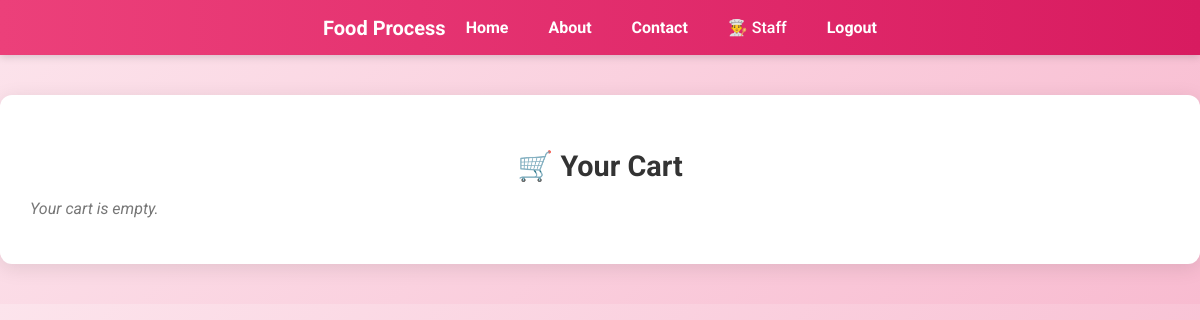
The app's page /cart/ (signed in), older data.
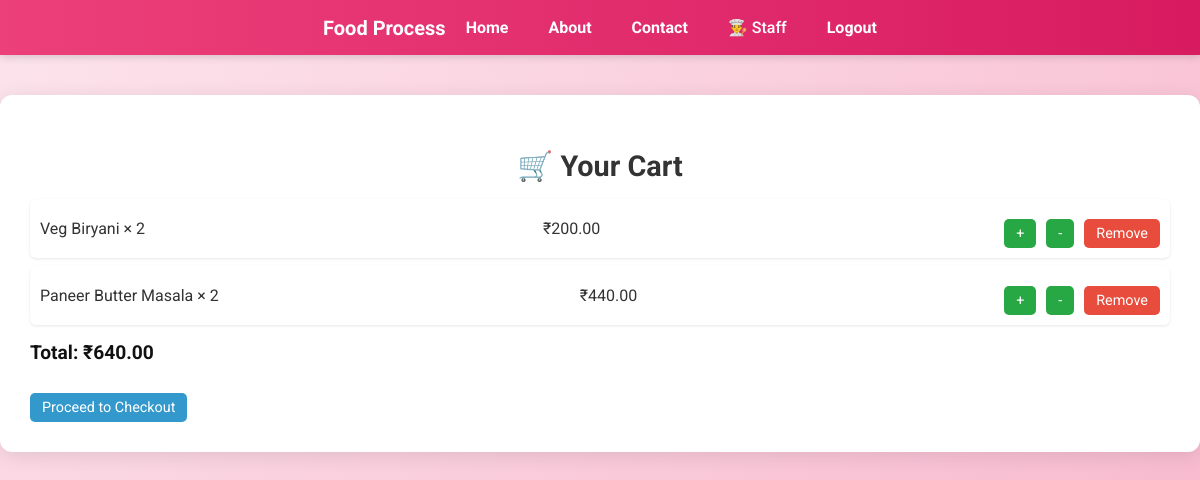
The same page, newer data.
### Food_Process/models.py (models this page shows, shortened)
class OrderItem(models.Model):
    order = models.ForeignKey(Order, related_name="items", on_delete=models.CASCADE)
    food_item = models.ForeignKey(FoodItem, on_delete=models.CASCADE)
    quantity = models.PositiveIntegerField(default=1)
    price = models.DecimalField(max_digits=10, decimal_places=2)
    def __str__(self):
        return f"{self.food_item.name} × {self.quantity}"

class FoodItem(models.Model):
    name = models.CharField(max_length=100)
    description = models.TextField(blank=True)
    price = models.DecimalField(max_digits=10, decimal_places=2)
    image = models.ImageField(upload_to='food_images/', blank=True, null=True)
    video = models.FileField(upload_to='food_videos/', blank=True, null=True)

class Order(models.Model):
    STATUS_CHOICES = [
        ('Pending', 'Pending'),
        ('Preparing', 'Preparing'),
        ('Completed', 'Completed'),
    ]
    user = models.ForeignKey(User, on_delete=models.CASCADE)
    status = models.CharField(max_length=20, choices=STATUS_CHOICES, default="Pending")
    total_amount = models.DecimalField(max_digits=10, decimal_places=2, default=0)
    created_at = models.DateTimeField(auto_now_add=True)
    razorpay_order_id = models.CharField(max_length=255, blank=True, null=True)
    payment_completed = models.BooleanField(default=False)
    class Meta:
        verbose_name = "Order"
        verbose_name_plural = "Orders"
    def __str__(self):
        return f"Order {self.id} - {self.user.username}"

### Food_Process/views.py (the view)
# urls.py: path('cart/', views.view_cart, name="view_cart"),
@login_required
def view_cart(request):
    order = Order.objects.filter(user=request.user, status="Pending").first()
    print("DEBUG ORDER:", order)
    if order:
        print("DEBUG ITEMS:", order.items.all())
    return render(request, "cart.html", {"order": order})

### Food_Process/templates/cart.html (shortened to what this page needs)
{% extends 'base.html' %}
{% block content %}
<h2 class="page-title">🛒 Your Cart</h2>
{% if order and order.items.all %}
    <ul class="cart-list">
    {% for item in order.items.all %}
        <li class="cart-item">
            <span>{{ item.food_item.name }} × {{ item.quantity }}</span>
            <span>₹{{ item.price }}</span>
            <div class="cart-buttons">
                <a href="{% url 'add_to_cart' item.food_item.id %}" class="btn">+</a>
                <a href="{% url 'decrease_quantity' item.food_item.id %}" class="btn">-</a>
                <a href="{% url 'remove_from_cart' item.food_item.id %}" class="btn btn-danger">Remove</a>
            </div>
        </li>
    {% endfor %}
    </ul>
    <p class="total"><strong>Total: ₹{{ order.total_amount }}</strong></p>
    <a href="{% url 'checkout' %}" class="btn btn-primary">Proceed to Checkout</a>
{% else %}
    <p class="empty">Your cart is empty.</p>
{% endif %}
{% endblock %}

Row changes from the older to the newer data that the page shows:
added OrderItem: food_item.name "Veg Biryani", quantity "2", price "200.00"
added OrderItem: food_item.name "Paneer Butter Masala", quantity "2", price "440.00"
added Order: total_amount "640.00"
Text that changed along with them:
text no longer shown: "Your cart is empty."
text now shown: "Total: ₹ Proceed to Checkout"
